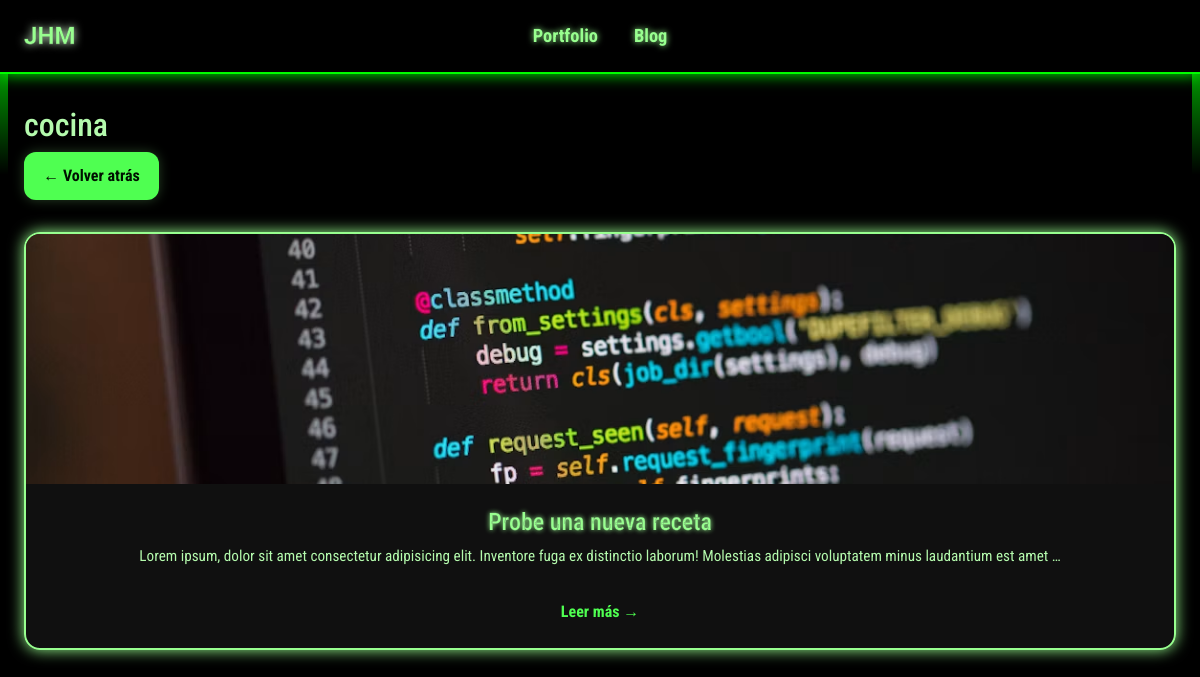
The page /blog/category/cocina/ on the database its author committed.
### blog/models.py (models this page shows, shortened)
class Category(models.Model):
    name = models.CharField(max_length=30)
    class Meta:
        verbose_name_plural = "categories"

class Post(models.Model):
    title = models.CharField(max_length=255)
    body = models.TextField()
    created_on = models.DateTimeField(auto_now_add=True)
    last_modified = models.DateTimeField(auto_now=True)
    categories = models.ManyToManyField("Category", related_name="posts")
    image = models.ImageField(upload_to="blog_images/", null=True, blank=True)

### blog/views.py (the view)
# urls.py: path("category/<category>/", views.blog_category, name="blog_category"),
def blog_category(request, category):
    posts = Post.objects.filter(
        categories__name__contains=category
    ).order_by("-created_on")
    context = {
        "category": category,
        "posts": posts,
    }
    return render(request, "blog/category.html", context)

### blog/templates/blog/category.html
{% extends "blog/index.html" %}
{% block page_title %}
<h2>{{ category }}</h2>
{% endblock page_title %}

### blog/templates/blog/index.html (shortened to what this page needs)
{% extends "blog/base.html" %}
{% load static %}
{% block page_content %}
    <div class="back-link-wrap">
        <a href="javascript:history.back()" class="back-link">← Volver atrás</a>
    </div>
    {% block posts %}
        <div class="projects-container blog-grid">
            {% for post in posts %}
                <article class="project-card post-card">
                    {% if post.image %}
                        <img src="{{ post.image.url }}" alt="{{ post.title }}">
                    {% else %}
                        <img src="{% static 'imagen_perdeterminada.avif'%}" alt="{{ post.title }}">
                    {% endif %}
                    <div class="project-info">
                        <h3>{{ post.title }}</h3>
                        <p>{{ post.body|truncatewords:20 }}</p>
                        <a href="{% url 'blog_detail' post.pk %}" class="project-link">
                            Leer más →
                        </a>
                    </div>
                </article>
            {% empty %}
                <p class="empty-state">Todavía no hay publicaciones en el blog.</p>
            {% endfor %}
        </div>
    {% endblock posts %}
{% endblock page_content %}

### blog/static/blog.css (style rules this page uses)
:root { --colorVerde: #00ff00; --colorFondo: #000000; --colorSideBar1 : #4fff51; --colorSideBar2 : #99ff99c6; --colorSideBarHover: #52864d; --colorH1 : #98ff8f; --colorP : #b4faad; --colorH2 : #91ff87; --colorH3 : #98ff8f; --colorBorde : #60785e; --colorShadowH1 : #98ff8f; --colorShadowH2 : #15ff00; --colorShadowH3 : #98ff8f; --colorShadowP : #8eff83; --colorFondoPC : rgba(20, 20, 20, 0.8); --colorBordeYShadowPC : #98ff8f; --colorBordeHoverPC : #b4faad; --colorFondoLinka : #4fff51; --colorFondoLinkb : #98ff8f; --colorHoverLinka : #98ff8f; --colorHoverLinkb : #b4faad; --colorLogo : #98ff8f; --colorLogoShadowa : #d8ffd5; --colorLogoShadowb : #c6ffc1; --fondo-contenido : rgba(255, 255, 255, 0.02); --colorRojoTC: #ff0000; --colorFondoTC: #eeeeee; --colorSideBar1TC: #ff5151; --colorSideBar2TC: #ff9999c6; --colorSideBarHoverTC: #864d4d; --colorH1TC: #ff8f98; --colorPTC: #faadb4; --colorH2TC: #ff8791; --colorH3TC: #ff8f98; --colorBordeTC: #785e60; --colorShadowH1TC: #ff8f98; --colorShadowH2TC: #ff0015; --colorShadowH3TC: #ff8f98; --colorShadowPTC: #ff838e; --colorFondoPCTC: rgba(20, 20, 20, 0.8); --colorBordeYShadowPCTC: #ff8f98; --colorBordeHoverPCTC: #faadb4; --colorFondoLinkaTC: #ff5151; --colorFondoLinkbTC: #ff8f98; --colorHoverLinkaTC: #ff8f98; --colorHoverLinkbTC: #faadb4; --colorLogoTC: #ff8f98; --colorLogoShadowaTC: #ffd5d8; --colorLogoShadowbTC: #ffc1c6; }
body { background-color: var(--colorFondo); background-repeat: no-repeat; background-size: cover; background-attachment: fixed; background-position: center; font-family: "Roboto Condensed"; margin: 0; min-height: 100vh; overflow-x: hidden; scroll-behavior: smooth; transition: background-color 0.3s ease; color: var(--colorP); }
.projects-container { display: grid; grid-template-columns: repeat(auto-fit, minmax(260px, 1fr)); gap: 1.5rem; margin-top: 2rem; }
.post-card { min-height: 100%; display: flex; flex-direction: column; }
.post-card img { width: 100%; height: 220px; object-fit: cover; }
.post-card .project-info { flex: 1; display: flex; flex-direction: column; justify-content: space-between; }
.post-card .project-link { display: inline-block; margin-top: 1rem; color: var(--colorFondoLinka); font-weight: bold; text-decoration: none; }
.project-card { background: var(--colorFondoPC); border: 2px solid var(--colorBordeYShadowPC); border-radius: 1rem; overflow: hidden; transition: all 0.3s ease; cursor: pointer; box-shadow: 0 0 15px var(--colorBordeYShadowPC); position: relative; z-index: 1; }
.project-card img { width: 100%; height: 250px; object-fit: cover; display: block; }
.project-info { padding: 1.5rem; display: flex; flex-direction: column; align-items: center; text-align: center; }
.project-info h3 { color: var(--colorH3); -webkit-text-stroke: 0.015rem var(--colorBorde); text-shadow: 0 0 5px var(--colorShadowH3); font-size: 1.5rem; margin-bottom: 0.5rem; }
.project-info p { color: var(--colorP); font-size: 0.95rem; width: 100%; text-align: center; margin-bottom: 1rem; }
.back-link-wrap { margin-bottom: 1.25rem; }
.back-link { display: inline-flex; align-items: center; gap: 0.5rem; border-radius: 0.75rem; padding: 0.75rem 1.2rem; background: var(--colorFondoLinka); color: #001100; font-weight: 700; text-decoration: none; transition: transform 0.2s ease, background 0.2s ease; box-shadow: 0 0 12px rgba(152, 255, 143, 0.25); }

### rows shown on the page
Category: name "cocina"
Post: title "Probe una nueva receta", body "Lorem ipsum, dolor sit amet consectetur adipisicing elit. Inventore fuga ex distinctio laborum! Molestias adipisci voluptatem minus laudantium est amet …"
